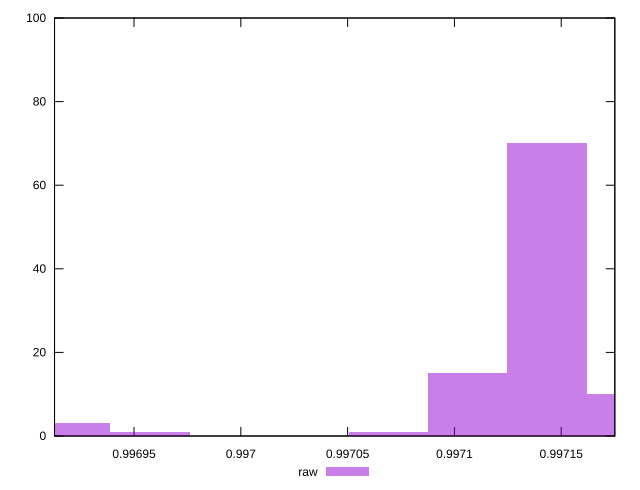

The gnuplot source for this figure:
reset

$raw <<EOF
0.9971434061266888 70
0.9971062159355011 15
0.9971805963178766 10
0.9969202649795622 3
0.99695745517075 1
0.9970690257443132 1
EOF

set key outside below
set boxwidth 0.000037190191187777444
set xrange [0.996912778345579:0.9971750930272826]
set yrange [0:100]
set trange [0:100]
set style fill transparent solid 0.5 noborder
set terminal svg size 640, 490 enhanced background rgb 'white'
set output "reprap/meta/pScore/samples/pages+cached+noexternal+nojs/raw/histogram.svg"

plot $raw title "raw" with boxes

reset
